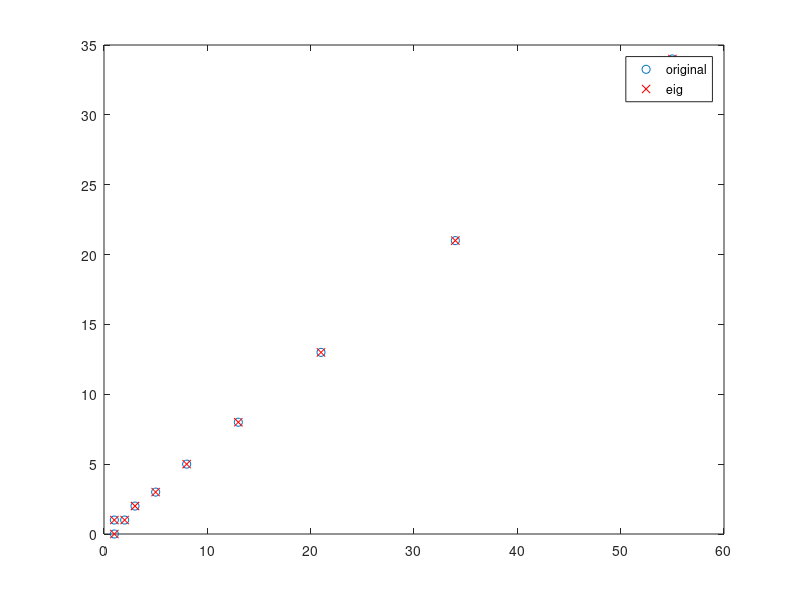

Write MATLAB code to recreate this figure.

% Linear Algebra : Fibonacci Numbers pp. 301--302
% based on the lecture by Prof. Gilbert Strang
% Seung-Chan Kim @Cafe
% Oct 20th, 2013

clc;close all;clear

A = [1 1 ; 1 0];

[V,D] = eig(A)


V2 = V(1,:) ./V(2,:)
V2 = [V2 ; 1 1];
u0 = [1;0];
u1 = zeros(2,1);


% u1 = A*u0
% u1 = A*u1
% u1 = A*u1

% OR

l1 = V2(1,1);
l2 = V2(1,2);

c1 = 1 / (l1-l2);
c2 = -1 / (l1-l2);

% c = [c1; c2];


u0v = (V2(:,1) - V2(:,2))/(l1-l2);

n = 10;
u1v = zeros(n,2);
u1o = zeros(n,2);

u1o(1,:) = u0;
for i=0:n-1
    
    u1o(i+2,:) = A*u1o(i+1,:)'; %ORIGINAL
    u1v(i+1,:) = (l1^i * V2(:,1) - l2^i * V2(:,2))/(l1-l2); %Using EIG
end

u1o
u1v
plot(u1v(:,1),u1v(:,2),'o')
hold on;
plot(u1v(:,1),u1v(:,2),'rx')
legend('original', 'eig');
